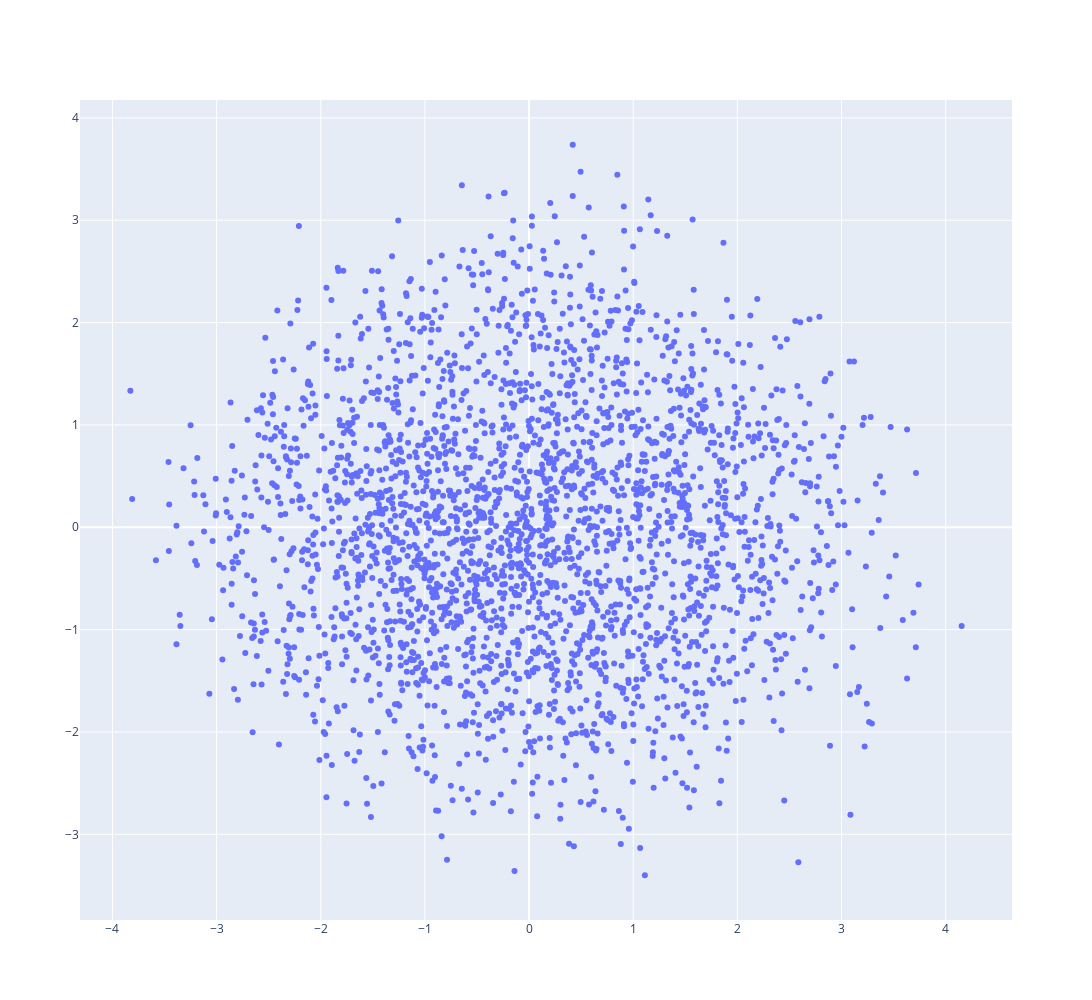

Notebook code cell kept with this figure:
### Code cell
fig = go.Figure(data=go.Scatter(x=result_df['x'],
                                y=result_df['y'],
                                mode='markers',
                                text=result_df['word'])) # hover text goes here

fig.update_layout(width=1500 ,height=1000)
fig

### Figure 1 — Plotly figure (JSON) as saved in the notebook; plotly's stock layout.template omitted (floating-point values rounded to 4 significant figures; data arrays with more than 128 entries replaced by an {"elided": "..."} marker saying what was removed)
{"data": [{"mode": "markers", "text": {"elided": "2721 str values"}, "type": "scatter", "x": {"elided": "2721 float values"}, "y": {"elided": "2721 float values"}}], "layout": {"height": 1000, "width": 1500}}
